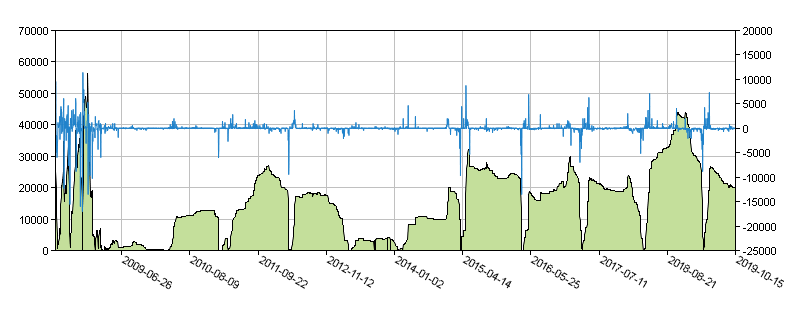
#> input picture 大连商品交易所_豆一.jpg, 790 x 320 px, found by its file name
$ python pic_rec.py
#> lines starting #> are read from the running program, lines starting #| are printed output that depends on the picture
# -*- coding:utf-8 -*-
# /usr/bin/env python
"""
Author: Albert King
date: 2019/9/30 13:58
contact: jindaxiang@163.com
desc:
"""

# -*- coding:utf-8 -*-
import sys
import numpy as np
import matplotlib.pyplot as plt

# 加载图片的名称
pathname = r'C:\Users\king\PycharmProjects\akshare\大连商品交易所_豆一.jpg'
# Mac下用GIMP查看坐标，注意下面提到的坐标顺序是[y, x]，windows下系统自带画图似乎就可以
# 起始像素点坐标（左上角）
start_points = [31, 56]
# 结束像素点点坐标（右下角）
end_points = [250, 735]
# 要显示曲线的像素点的y的坐标范围（从上到下）
pivot_ys = [29, 252]
# 要显示曲线的y的真实坐标范围（从上到下）
pivot_metrics = [70000, 0]
# 曲线的颜色RGB
line_color = np.asarray([0., 0., 0.])
img = None
try:
    import cv2

    img = cv2.imread(pathname)
#> img is the input picture: shape (320, 790, 3); mean B, G, R 233.5, 240.2, 235.2
    # cv2颜色的顺序是GBR
    line_color = [line_color[2], line_color[1], line_color[0]]
except ImportError:
    print('cv2 modular not found!')

if img is None:
    try:
        from PIL import Image

        img = np.array(Image.open(pathname))
    except ImportError:
        print('PIL modular not found!')

if img is None:
    print('PIL or cv2 not found!')
    sys.exit()

ratio = (pivot_metrics[1] - pivot_metrics[0] + 0.0) / (pivot_ys[1] - pivot_ys[0] + 0.0)  # 0.0的作用是转化为float型

cand = {}

min_c = 100000
max_c = -1

temp = {}
for r in range(start_points[0], end_points[0]):
    for c in range(start_points[1], end_points[1]):
        rgb = img[r, c, :]
        # rgb = img[r, c][0:3]
        diff1 = np.linalg.norm(rgb - line_color)
        if diff1 < 40:
            if c not in cand:
                cand[c] = []
                temp[c] = []
            y = pivot_metrics[0] + ratio * (r - pivot_ys[0])
            cand[c].append(y)  # cand [c] 存储了多个 x坐标为c的有颜色的点的y坐标
            temp[c].append(r)
            if c < min_c:
                min_c = c
            if c > max_c:
                max_c = c
#> after the loop, cand = 655 items; max_c = 734; min_c = 56; temp = 655 items

n = max_c - min_c + 1
#> n = 679
data = np.zeros((n, 1))
#> data = 679 values from 0 to 0
for i in range(n):
    print(i)
    try:
        ys = np.asarray(cand[i + min_c])
        y = np.mean(ys)
        data[i] = y
    except:
        continue
#> this loop made 679 passes
#> y on passes 1, 2, 4: 15695.1, 3766.8, 5964.1
#> after the loop, data = 679 values, max 51793.7 at index 31, min 0 at index 7, mean 14949

# data = [item for item in data if item != 0]
x_values = [v for v in range(0, len(data))]
#> x_values = 679 values from 0 to 678
y_values = data
#> y_values has the same summary as data
plt.plot(x_values, y_values)
plt.show()
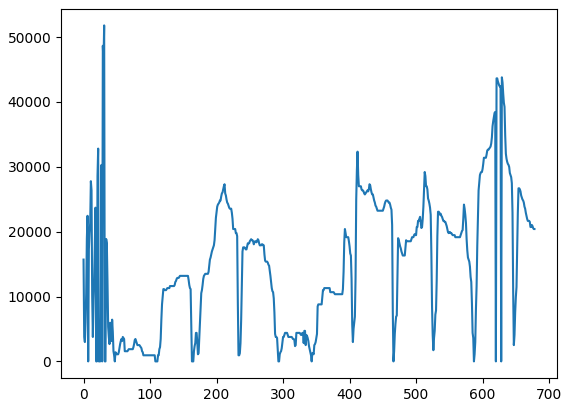
#> figure drawn by matplotlib, 1 panel; curve peaks at x = 31, y = 51793.7

$ run again, with 上海期货交易所_橡胶.jpg copied over 大连商品交易所_豆一.jpg
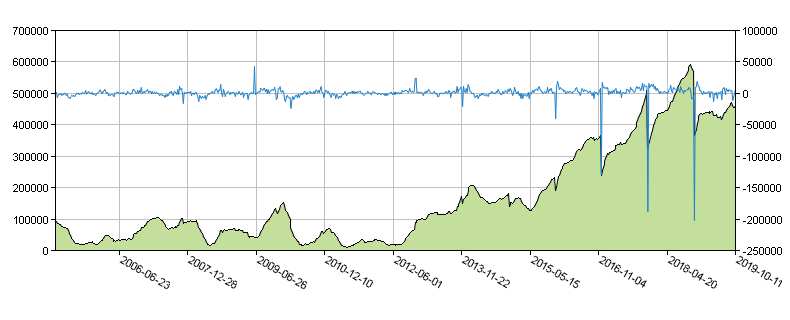
#> input picture 上海期货交易所_橡胶.jpg, 790 x 320 px, found by its file name
#> img is the input picture: shape (320, 790, 3); mean B, G, R 234.2, 242.6, 238.1
#> after the loop `for r in range(start_points[0], end_points[0]):`: cand = 672 items; max_c = 734; min_c = 56; temp = 672 items
#> n = 679
#> the loop `for i in range(n):` made 679 passes
#> (ys, y) on passes 1 to 3: ([9730.9], 9730.9), ([9103.1], 9103.1), ([9103.1], 9103.1)
#> after the loop `for i in range(n):`: data = 679 values, max 59013.5 at index 634, min 0 at index 544, mean 16352.9
#> x_values = 679 values from 0 to 678
#> y_values has the same summary as data
#> `plt.show()`:
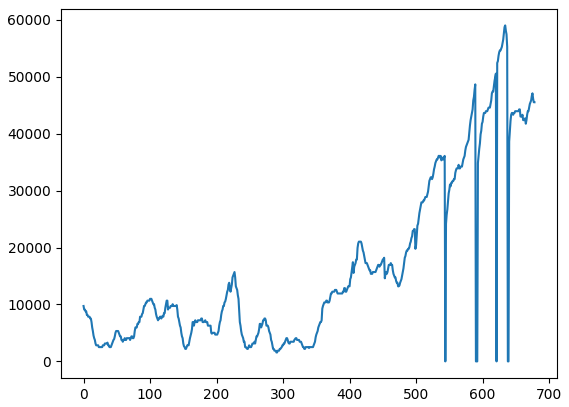
#> figure drawn by matplotlib, 1 panel; curve peaks at x = 634, y = 59013.5

$ run again, with 上海期货交易所_铜.jpg copied over 大连商品交易所_豆一.jpg
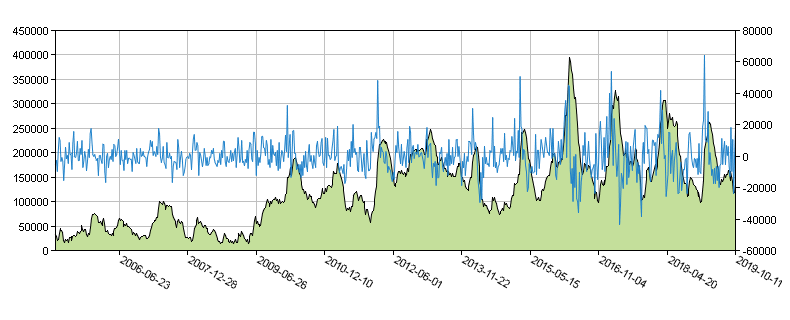
#> input picture 上海期货交易所_铜.jpg, 790 x 320 px, found by its file name
#> img is the input picture: shape (320, 790, 3); mean B, G, R 229.4, 237, 229.3
#> after the loop `for r in range(start_points[0], end_points[0]):`: cand = 578 items; max_c = 732; min_c = 56; temp = 578 items
#> n = 677
#> the loop `for i in range(n):` made 677 passes
#> (ys, y) on passes 1 to 3: ([5022.4], 5022.4), ([3766.8], 3766.8), ([4080.7], 4080.7)
#> after the loop `for i in range(n):`: data = 677 values, max 60739.9 at index 513, min 0 at index 234, mean 15767.9
#> x_values = 677 values from 0 to 676
#> y_values has the same summary as data
#> `plt.show()`:
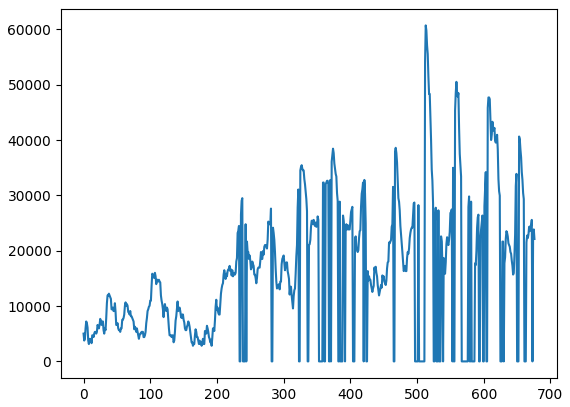
#> figure drawn by matplotlib, 1 panel; curve peaks at x = 513, y = 60739.9

$ run again, with 上海期货交易所_黄金.jpg copied over 大连商品交易所_豆一.jpg
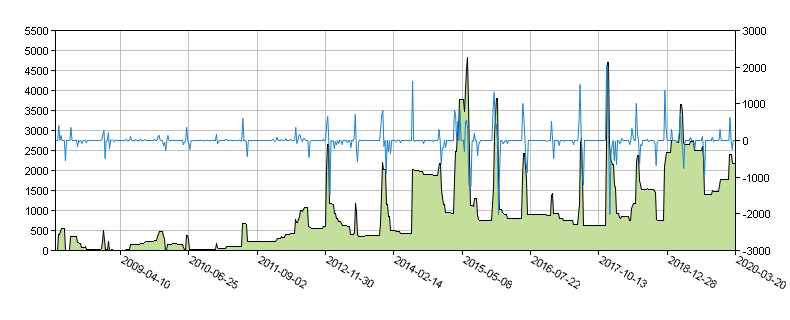
#> input picture 上海期货交易所_黄金.jpg, 790 x 320 px, found by its file name
#> img is the input picture: shape (320, 790, 3); mean B, G, R 236.3, 241.4, 237.6
#> after the loop `for r in range(start_points[0], end_points[0]):`: cand = 627 items; max_c = 734; min_c = 57; temp = 627 items
#> n = 678
#> the loop `for i in range(n):` made 678 passes
#> (ys, y) on passes 1 to 3: ([941.7], 941.7), ([5650.2, 5336.3, 5022.4], 5336.3), ([5650.2], 5650.2)
#> after the loop `for i in range(n):`: data = 678 values, max 60112.1 at index 410, min 0 at index 9, mean 10968.3
#> x_values = 678 values from 0 to 677
#> y_values has the same summary as data
#> `plt.show()`:
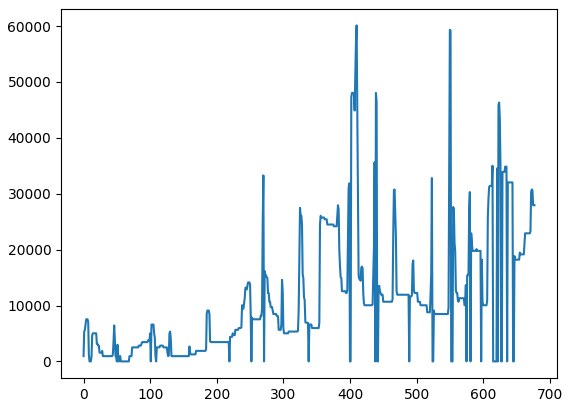
#> figure drawn by matplotlib, 1 panel; curve peaks at x = 410, y = 60112.1
